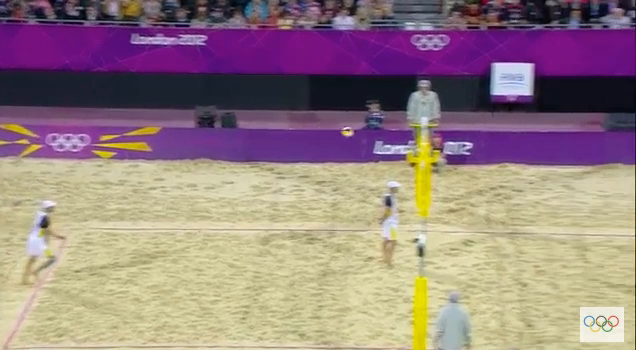
#> input picture frame 38 of CS4243_Project_Instructions_and_Data/beachVolleyball/beachVolleyball6.mov, 636 x 350 px
$ python homo6.py   (Python 2 division)
#> lines starting #> are read from the running program, lines starting #| are printed output that depends on the picture
import numpy as np
import cv2

loy = 335.
uoy = 20.
lox = 144.
uox = 1100.


def findHomographyMatrix(src_pts, dst_pts):
	# ptFrame1 is 3D numpy array, each element is 2D array of the coordinate
	if (len(src_pts) < 4 or len(dst_pts) < 4):
		return
	else:
		homographyMatrix, mask = cv2.findHomography(src_pts, dst_pts, cv2.RANSAC, 5.0)
		return homographyMatrix

def warpTwoImages(img1, img2, H, cutp):
    '''warp img2 to img1 with homograph matrix H'''
    height1,width1 = img1.shape[:2]
    height2,width2 = img2.shape[:2]
    p1 = np.float32([[0,0],[0,height1],[width1,height1],[width1,0]]).reshape(-1,1,2)
    p2 = np.float32([[0,0],[0,height2],[width2,height2],[width2,0]]).reshape(-1,1,2)
    p3 = cv2.perspectiveTransform(p2, H)
    height3,width3 = p3.shape[:2]
    pp = cv2.perspectiveTransform(cutp, H)
    xcut = pp[0,0,0]
    ycut = pp[0,0,1]
    points = np.concatenate((p1, p3), axis=0)
    [xmin, ymin] = [xcut-lox, ycut-loy]
    [xmax, ymax] = [xcut+uox, ycut+uoy]
    M = np.array([[1,0,-xmin],[0,1,-ymin],[0,0,1]])
    outputImg = cv2.warpPerspective(img2, M.dot(H), (int(xmax-xmin), int(ymax-ymin)))
    return outputImg


cap = cv2.VideoCapture('beachVolleyball6.mov')

# params for ShiTomasi corner detection
feature_params = dict( maxCorners = 100,
                       qualityLevel = 0.3,
                       minDistance = 7,
                       blockSize = 7 )

# Parameters for lucas kanade optical flow
lk_params = dict( winSize  = (15,15),
                  maxLevel = 2,
                  criteria = (cv2.TERM_CRITERIA_EPS | cv2.TERM_CRITERIA_COUNT, 10, 0.03))

# Create some random colors
color = np.random.randint(0,255,(100,3))

# Take first frame and find corners in it
ret, old_frame = cap.read()
#> old_frame is the input picture: shape (350, 636, 3); mean B, G, R 128.9, 129.1, 151.1
old_gray = cv2.cvtColor(old_frame, cv2.COLOR_BGR2GRAY)
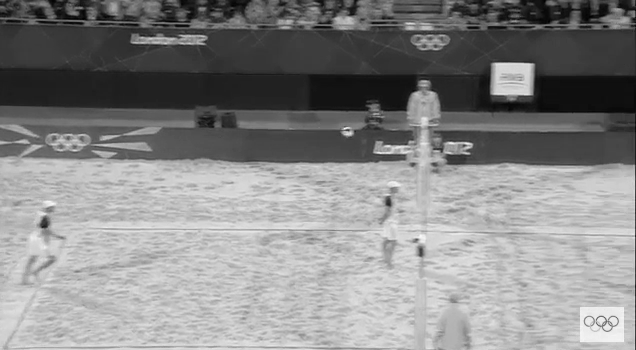
#> old_gray: shape (350, 636); min 1, max 248, mean 135.7
p0 = np.float32(np.array([[[457,191]],[[440,314]],[[579,171]],[[380,185]],[[587,292]],[[378,295]],[[370,308]],[[560,174]]]))
print p0
mask = np.zeros_like(old_frame)

cutp = np.float32(np.array([[[144,335]]]))
pano = np.float32(np.array([[[541,348]],[[545,232]],[[205,223]],[[144,335]]]))
orin = np.float32(np.array([[[541,348]],[[545,232]],[[205,223]],[[144,335]]]))
pimg = cv2.imread('pano.png')
curr = orin
count = 0
results = []

while(ret):
    ret,frame = cap.read()
    print count
    if (not ret):
        break
    frame_gray = cv2.cvtColor(frame, cv2.COLOR_BGR2GRAY)

    # calculate optical flow
    p1, st, err = cv2.calcOpticalFlowPyrLK(old_gray, frame_gray, p0, None, **lk_params)
#> p1 = [[457, 191], [440, 314], [579, 171], [380, 185], [587, 292], [378, 295], [370, 308], [560, 174]]; st = [1, 1, 1, 1, 1, 1, 1, 1]; err = [0, 0, 0, 0, 0, 0, 0, 0]

    # Select good points
    good_new = p1[st==1]
#> good_new has the same summary as p1
    good_old = p0[st==1]
#> good_old has the same summary as p1

    hi = findHomographyMatrix(good_old, good_new)
#> in findHomographyMatrix, `homographyMatrix, mask = cv2.findHomography(src_pts, dst_pts, cv2.RANS..`: homographyMatrix = [[1, 1.08e-05, -0.00274], [-4.26e-07, 1, -0.00123], [-2.14e-09, 2.65e-08, 1]]; mask = [1, 1, 1, 1, 1, 1, 1, 1]
#> hi has the same summary as homographyMatrix in findHomographyMatrix
    curr = cv2.perspectiveTransform(curr, hi)
#> curr = [[541, 348], [545, 232], [205, 223], [144, 335]]
    cutp = cv2.perspectiveTransform(cutp, hi)
#> cutp = [[144, 335]]
    hg = findHomographyMatrix(curr, pano)
#> hg = [[1, -1.1e-05, 0.0028], [4.32e-07, 1, 0.00126], [2.04e-09, -2.7e-08, 1]]
#> (the run stopped early here; a loop or call above may not have finished)

$ run again, starting later in the video
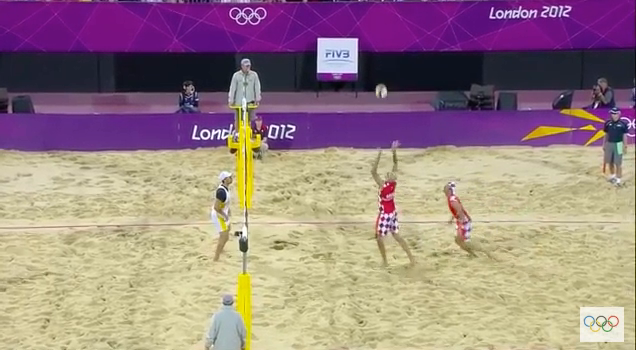
#> input picture frame 175 of CS4243_Project_Instructions_and_Data/beachVolleyball/beachVolleyball6.mov, 636 x 350 px
#> old_frame is the input picture: shape (350, 636, 3); mean B, G, R 131.4, 131, 155.1
#> `old_gray = cv2.cvtColor(old_frame, cv2.COLOR_BGR2GRAY)`:
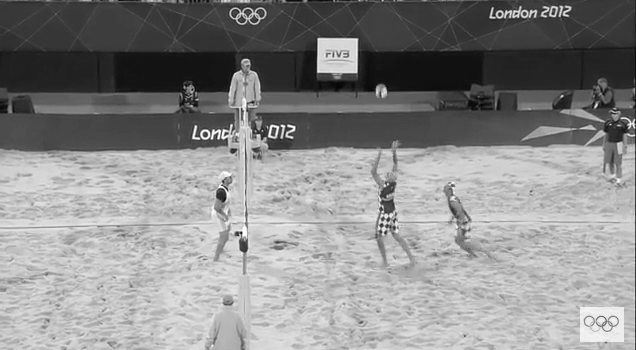
#> old_gray: shape (350, 636); min 4, max 255, mean 138.3
#> p1 = [[457, 191], [440, 314], [579, 170.9], [380, 185], [587.1, 292], [378.2, 295], [370, 308], [560, 174]]; st = [1, 1, 1, 1, 1, 1, 1, 1]; err = [0.966, 0.813, 0.908, 1.01, 0.414, 0.764, 0.494, 0]
#> good_new has the same summary as p1
#> good_old = [[457, 191], [440, 314], [579, 171], [380, 185], [587, 292], [378, 295], [370, 308], [560, 174]]
#> homographyMatrix = [[0.995, -0.000408, 1.09], [-0.00117, 0.997, 0.62], [-4.21e-06, -2.12e-06, 1]]; mask = [1, 1, 1, 1, 1, 1, 1, 1]
#> hi has the same summary as homographyMatrix in findHomographyMatrix
#> curr = [[541.1, 348.1], [545, 232], [205.3, 223], [144.5, 334.9]]
#> cutp = [[144.5, 334.9]]
#> hg = [[1, 0.000409, -1.1], [0.00118, 1, -0.623], [4.23e-06, 2.13e-06, 1]]

$ run again, starting later in the video
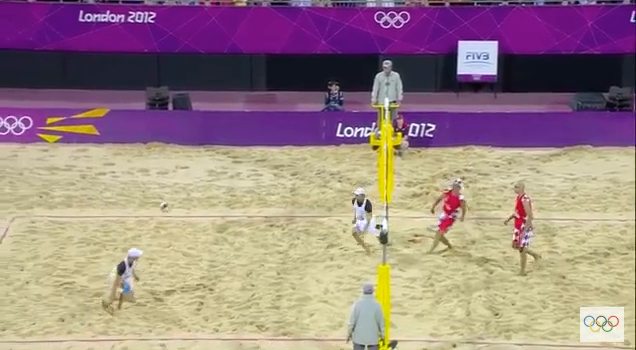
#> input picture frame 311 of CS4243_Project_Instructions_and_Data/beachVolleyball/beachVolleyball6.mov, 636 x 350 px
#> old_frame is the input picture: shape (350, 636, 3); mean B, G, R 132.7, 132.4, 156.4
#> `old_gray = cv2.cvtColor(old_frame, cv2.COLOR_BGR2GRAY)`:
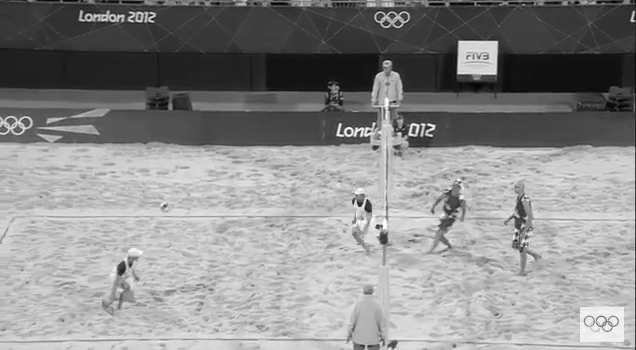
#> old_gray: shape (350, 636); min 1, max 255, mean 139.6
#> p1 = [[457, 191], [440, 314], [578.9, 170.9], [380, 185], [587.1, 292.1], [378, 295], [370, 308], [560.2, 173.9]]; st = [1, 1, 1, 1, 1, 1, 1, 1]; err = [2.37, 0, 0.711, 0.601, 0.825, 0, 0.308, 0.973]
#> good_new has the same summary as p1
#> good_old = [[457, 191], [440, 314], [579, 171], [380, 185], [587, 292], [378, 295], [370, 308], [560, 174]]
#> homographyMatrix = [[0.996, -0.000536, 0.976], [-0.00128, 0.998, 0.548], [-4.4e-06, -1.34e-06, 1]]; mask = [1, 1, 1, 1, 1, 1, 1, 1]
#> hi has the same summary as homographyMatrix in findHomographyMatrix
#> curr = [[541.1, 348.1], [545.1, 232], [205.2, 223.1], [144.4, 335]]
#> cutp = [[144.4, 335]]
#> hg = [[1, 0.000538, -0.98], [0.00129, 1, -0.551], [4.42e-06, 1.34e-06, 1]]
